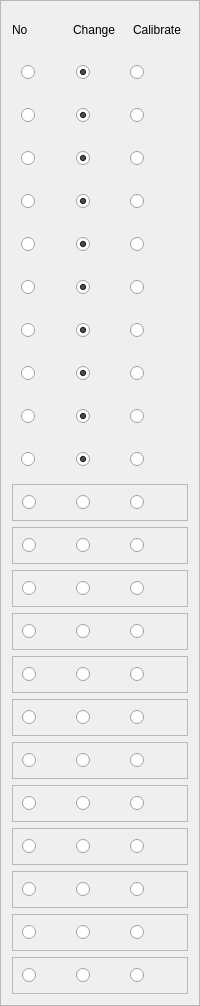
        <widget class="QFrame" name="frame_19">
         <property name="frameShape">
          <enum>QFrame::StyledPanel</enum>
         </property>
         <property name="frameShadow">
          <enum>QFrame::Raised</enum>
         </property>
         <layout class="QGridLayout" name="gridLayout_46">
          <item row="18" column="0">
           <widget class="QFrame" name="frame_7">
            <property name="minimumSize">
             <size>
              <width>0</width>
              <height>37</height>
             </size>
            </property>
            <property name="frameShape">
             <enum>QFrame::StyledPanel</enum>
            </property>
            <property name="frameShadow">
             <enum>QFrame::Raised</enum>
            </property>
            <layout class="QGridLayout" name="gridLayout_4">
             <item row="0" column="1">
              <widget class="QRadioButton" name="change_soil_vgm">
               <property name="text">
                <string/>
               </property>
              </widget>
             </item>
             <item row="0" column="2">
              <widget class="QRadioButton" name="calibrate_soil_vgm">
               <property name="text">
                <string/>
               </property>
              </widget>
             </item>
             <item row="0" column="0">
              <widget class="QRadioButton" name="no_soil_vgm">
               <property name="text">
                <string/>
               </property>
              </widget>
             </item>
            </layout>
           </widget>
          </item>
          <item row="11" column="0">
           <widget class="QFrame" name="frame_35">
            <property name="minimumSize">
             <size>
              <width>0</width>
              <height>37</height>
             </size>
            </property>
            <property name="frameShape">
             <enum>QFrame::NoFrame</enum>
            </property>
            <property name="frameShadow">
             <enum>QFrame::Raised</enum>
            </property>
            <layout class="QGridLayout" name="gridLayout_52">
             <item row="0" column="0">
              <layout class="QHBoxLayout" name="horizontalLayout_78">
               <item>
                <widget class="QRadioButton" name="no_average">
                 <property name="text">
                  <string/>
                 </property>
                 <property name="checked">
                  <bool>false</bool>
                 </property>
                </widget>
               </item>
               <item>
                <widget class="QRadioButton" name="change_average">
                 <property name="text">
                  <string/>
                 </property>
                 <property name="checked">
                  <bool>true</bool>
                 </property>
                </widget>
               </item>
               <item>
                <widget class="QRadioButton" name="calibrate_average">
                 <property name="text">
                  <string/>
                 </property>
                </widget>
               </item>
              </layout>
             </item>
            </layout>
           </widget>
          </item>
          <item row="12" column="0">
           <widget class="QFrame" name="frame_38">
            <property name="minimumSize">
             <size>
              <width>0</width>
              <height>37</height>
             </size>
            </property>
            <property name="frameShape">
             <enum>QFrame::NoFrame</enum>
            </property>
            <property name="frameShadow">
             <enum>QFrame::Raised</enum>
            </property>
            <layout class="QGridLayout" name="gridLayout_55">
             <item row="0" column="0">
              <layout class="QHBoxLayout" name="horizontalLayout_81">
               <item>
                <widget class="QRadioButton" name="no_initial">
                 <property name="text">
                  <string/>
                 </property>
                 <property name="checked">
                  <bool>false</bool>
                 </property>
                </widget>
               </item>
               <item>
                <widget class="QRadioButton" name="change_initial">
                 <property name="text">
                  <string/>
                 </property>
                 <property name="checked">
                  <bool>true</bool>
                 </property>
                </widget>
               </item>
               <item>
                <widget class="QRadioButton" name="calibrate_initial">
                 <property name="text">
                  <string/>
                 </property>
                </widget>
               </item>
              </layout>
             </item>
            </layout>
           </widget>
          </item>
          <item row="6" column="0">
           <widget class="QFrame" name="frame_31">
            <property name="minimumSize">
             <size>
              <width>0</width>
              <height>37</height>
             </size>
            </property>
            <property name="frameShape">
             <enum>QFrame::NoFrame</enum>
            </property>
            <property name="frameShadow">
             <enum>QFrame::Raised</enum>
            </property>
            <layout class="QGridLayout" name="gridLayout_48">
             <item row="0" column="0">
              <layout class="QHBoxLayout" name="horizontalLayout_74">
               <item>
                <widget class="QRadioButton" name="no_fraction">
                 <property name="text">
                  <string/>
                 </property>
                 <property name="checked">
                  <bool>false</bool>
                 </property>
                </widget>
               </item>
               <item>
                <widget class="QRadioButton" name="change_fraction">
                 <property name="text">
                  <string/>
                 </property>
                 <property name="checked">
                  <bool>true</bool>
                 </property>
                </widget>
               </item>
               <item>
                <widget class="QRadioButton" name="calibrate_fraction">
                 <property name="text">
                  <string/>
                 </property>
                </widget>
               </item>
              </layout>
             </item>
            </layout>
           </widget>
          </item>
          <item row="13" column="0">
           <widget class="QFrame" name="frame_4">
            <property name="minimumSize">
             <size>
              <width>0</width>
              <height>37</height>
             </size>
            </property>
            <property name="frameShape">
             <enum>QFrame::StyledPanel</enum>
            </property>
            <property name="frameShadow">
             <enum>QFrame::Raised</enum>
            </property>
            <layout class="QGridLayout" name="gridLayout">
             <item row="0" column="0">
              <widget class="QRadioButton" name="no_depth">
               <property name="text">
                <string/>
               </property>
              </widget>
             </item>
             <item row="0" column="1">
              <widget class="QRadioButton" name="change_depth">
               <property name="text">
                <string/>
               </property>
              </widget>
             </item>
             <item row="0" column="2">
              <widget class="QRadioButton" name="calibrate_depth">
               <property name="text">
                <string/>
               </property>
              </widget>
             </item>
            </layout>
           </widget>
          </item>
          <item row="8" column="0">
           <widget class="QFrame" name="frame_36">
            <property name="minimumSize">
             <size>
              <width>0</width>
              <height>37</height>
             </size>
            </property>
            <property name="frameShape">
             <enum>QFrame::NoFrame</enum>
            </property>
            <property name="frameShadow">
             <enum>QFrame::Raised</enum>
            </property>
            <layout class="QGridLayout" name="gridLayout_53">
             <item row="0" column="0">
              <layout class="QHBoxLayout" name="horizontalLayout_79">
               <item>
                <widget class="QRadioButton" name="no_length">
                 <property name="text">
                  <string/>
                 </property>
                 <property name="checked">
                  <bool>false</bool>
                 </property>
                </widget>
               </item>
               <item>
                <widget class="QRadioButton" name="change_length">
                 <property name="text">
                  <string/>
                 </property>
                 <property name="checked">
                  <bool>true</bool>
                 </property>
                </widget>
               </item>
               <item>
                <widget class="QRadioButton" name="calibrate_length">
                 <property name="text">
                  <string/>
                 </property>
                </widget>
               </item>
              </layout>
             </item>
            </layout>
           </widget>
          </item>
          <item row="23" column="0">
           <widget class="QFrame" name="frame_15">
            <property name="minimumSize">
             <size>
              <width>0</width>
              <height>37</height>
             </size>
            </property>
            <property name="frameShape">
             <enum>QFrame::StyledPanel</enum>
            </property>
            <property name="frameShadow">
             <enum>QFrame::Raised</enum>
            </property>
            <layout class="QGridLayout" name="gridLayout_12">
             <item row="0" column="0">
              <widget class="QRadioButton" name="no_unsaturated_bcalpha">
               <property name="text">
                <string/>
               </property>
              </widget>
             </item>
             <item row="0" column="1">
              <widget class="QRadioButton" name="change_unsaturated_bcalpha">
               <property name="text">
                <string/>
               </property>
              </widget>
             </item>
             <item row="0" column="2">
              <widget class="QRadioButton" name="calibrate_unsaturated_bcalpha">
               <property name="text">
                <string/>
               </property>
              </widget>
             </item>
            </layout>
           </widget>
          </item>
          <item row="15" column="0">
           <widget class="QFrame" name="frame_9">
            <property name="minimumSize">
             <size>
              <width>0</width>
              <height>37</height>
             </size>
            </property>
            <property name="frameShape">
             <enum>QFrame::StyledPanel</enum>
            </property>
            <property name="frameShadow">
             <enum>QFrame::Raised</enum>
            </property>
            <layout class="QGridLayout" name="gridLayout_6">
             <item row="0" column="0">
              <widget class="QRadioButton" name="no_soil_or">
               <property name="text">
                <string/>
               </property>
              </widget>
             </item>
             <item row="0" column="1">
              <widget class="QRadioButton" name="change_soil_or">
               <property name="text">
                <string/>
               </property>
              </widget>
             </item>
             <item row="0" column="2">
              <widget class="QRadioButton" name="calibrate_soil_or">
               <property name="text">
                <string/>
               </property>
              </widget>
             </item>
            </layout>
           </widget>
          </item>
          <item row="14" column="0">
           <widget class="QFrame" name="frame_6">
            <property name="minimumSize">
             <size>
              <width>0</width>
              <height>37</height>
             </size>
            </property>
            <property name="frameShape">
             <enum>QFrame::StyledPanel</enum>
            </property>
            <property name="frameShadow">
             <enum>QFrame::Raised</enum>
            </property>
            <layout class="QGridLayout" name="gridLayout_3">
             <item row="0" column="0">
              <widget class="QRadioButton" name="no_ansiotropy">
               <property name="text">
                <string/>
               </property>
              </widget>
             </item>
             <item row="0" column="1">
              <widget class="QRadioButton" name="change_ansiotropy">
               <property name="text">
                <string/>
               </property>
              </widget>
             </item>
             <item row="0" column="2">
              <widget class="QRadioButton" name="calibrate_ansiotropy">
               <property name="text">
                <string/>
               </property>
              </widget>
             </item>
            </layout>
           </widget>
          </item>
          <item row="10" column="0">
           <widget class="QFrame" name="frame_39">
            <property name="minimumSize">
             <size>
              <width>0</width>
              <height>37</height>
             </size>
            </property>
            <property name="frameShape">
             <enum>QFrame::NoFrame</enum>
            </property>
            <property name="frameShadow">
             <enum>QFrame::Raised</enum>
            </property>
            <layout class="QGridLayout" name="gridLayout_56">
             <item row="0" column="0">
              <layout class="QHBoxLayout" name="horizontalLayout_82">
               <item>
                <widget class="QRadioButton" name="no_slope">
                 <property name="text">
                  <string/>
                 </property>
                 <property name="checked">
                  <bool>false</bool>
                 </property>
                </widget>
               </item>
               <item>
                <widget class="QRadioButton" name="change_slope">
                 <property name="text">
                  <string/>
                 </property>
                 <property name="checked">
                  <bool>true</bool>
                 </property>
                </widget>
               </item>
               <item>
                <widget class="QRadioButton" name="calibrate_slope">
                 <property name="text">
                  <string/>
                 </property>
                </widget>
               </item>
              </layout>
             </item>
            </layout>
           </widget>
          </item>
          <item row="20" column="0">
           <widget class="QFrame" name="frame_12">
            <property name="minimumSize">
             <size>
              <width>0</width>
              <height>37</height>
             </size>
            </property>
            <property name="frameShape">
             <enum>QFrame::StyledPanel</enum>
            </property>
            <property name="frameShadow">
             <enum>QFrame::Raised</enum>
            </property>
            <layout class="QGridLayout" name="gridLayout_9">
             <item row="0" column="0">
              <widget class="QRadioButton" name="no_soil_bclambda">
               <property name="text">
                <string/>
               </property>
              </widget>
             </item>
             <item row="0" column="1">
              <widget class="QRadioButton" name="change_soil_bclambda">
               <property name="text">
                <string/>
               </property>
              </widget>
             </item>
             <item row="0" column="2">
              <widget class="QRadioButton" name="calibrate_soil_bclambda">
               <property name="text">
                <string/>
               </property>
              </widget>
             </item>
            </layout>
           </widget>
          </item>
          <item row="21" column="0">
           <widget class="QFrame" name="frame_11">
            <property name="minimumSize">
             <size>
              <width>0</width>
              <height>37</height>
             </size>
            </property>
            <property name="frameShape">
             <enum>QFrame::StyledPanel</enum>
            </property>
            <property name="frameShadow">
             <enum>QFrame::Raised</enum>
            </property>
            <layout class="QGridLayout" name="gridLayout_8">
             <item row="0" column="0">
              <widget class="QRadioButton" name="no_unsaturated_vgm">
               <property name="text">
                <string/>
               </property>
              </widget>
             </item>
             <item row="0" column="1">
              <widget class="QRadioButton" name="change_unsaturated_vgm">
               <property name="text">
                <string/>
               </property>
              </widget>
             </item>
             <item row="0" column="2">
              <widget class="QRadioButton" name="calibrate_unsaturated_vgm">
               <property name="text">
                <string/>
               </property>
              </widget>
             </item>
            </layout>
           </widget>
          </item>
          <item row="9" column="0">
           <widget class="QFrame" name="frame_32">
            <property name="minimumSize">
             <size>
              <width>0</width>
              <height>37</height>
             </size>
            </property>
            <property name="frameShape">
             <enum>QFrame::NoFrame</enum>
            </property>
            <property name="frameShadow">
             <enum>QFrame::Raised</enum>
            </property>
            <layout class="QGridLayout" name="gridLayout_49">
             <item row="0" column="0">
              <layout class="QHBoxLayout" name="horizontalLayout_75">
               <item>
                <widget class="QRadioButton" name="no_manning">
                 <property name="text">
                  <string/>
                 </property>
                 <property name="checked">
                  <bool>false</bool>
                 </property>
                </widget>
               </item>
               <item>
                <widget class="QRadioButton" name="change_manning">
                 <property name="text">
                  <string/>
                 </property>
                 <property name="checked">
                  <bool>true</bool>
                 </property>
                </widget>
               </item>
               <item>
                <widget class="QRadioButton" name="calibrate_manning">
                 <property name="text">
                  <string/>
                 </property>
                </widget>
               </item>
              </layout>
             </item>
            </layout>
           </widget>
          </item>
          <item row="22" column="0">
           <widget class="QFrame" name="frame_14">
            <property name="minimumSize">
             <size>
              <width>0</width>
              <height>37</height>
             </size>
            </property>
            <property name="frameShape">
             <enum>QFrame::StyledPanel</enum>
            </property>
            <property name="frameShadow">
             <enum>QFrame::Raised</enum>
            </property>
            <layout class="QGridLayout" name="gridLayout_11">
             <item row="0" column="0">
              <widget class="QRadioButton" name="no_unsaturated_bceta">
               <property name="text">
                <string/>
               </property>
              </widget>
             </item>
             <item row="0" column="1">
              <widget class="QRadioButton" name="change_unsaturated_bceta">
               <property name="text">
                <string/>
               </property>
              </widget>
             </item>
             <item row="0" column="2">
              <widget class="QRadioButton" name="calibrate_unsaturated_bceta">
               <property name="text">
                <string/>
               </property>
              </widget>
             </item>
            </layout>
           </widget>
          </item>
          <item row="16" column="0">
           <widget class="QFrame" name="frame_8">
            <property name="minimumSize">
             <size>
              <width>0</width>
              <height>37</height>
             </size>
            </property>
            <property name="frameShape">
             <enum>QFrame::StyledPanel</enum>
            </property>
            <property name="frameShadow">
             <enum>QFrame::Raised</enum>
            </property>
            <layout class="QGridLayout" name="gridLayout_5">
             <item row="0" column="0">
              <widget class="QRadioButton" name="no_soil_vgalpha">
               <property name="text">
                <string/>
               </property>
              </widget>
             </item>
             <item row="0" column="1">
              <widget class="QRadioButton" name="change_soil_vgalpha">
               <property name="text">
                <string/>
               </property>
              </widget>
             </item>
             <item row="0" column="2">
              <widget class="QRadioButton" name="calibrate_soil_vgalpha">
               <property name="text">
                <string/>
               </property>
              </widget>
             </item>
            </layout>
           </widget>
          </item>
          <item row="1" column="0">
           <widget class="QFrame" name="frame_33">
            <property name="minimumSize">
             <size>
              <width>0</width>
              <height>37</height>
             </size>
            </property>
            <property name="frameShape">
             <enum>QFrame::NoFrame</enum>
            </property>
            <property name="frameShadow">
             <enum>QFrame::Raised</enum>
            </property>
            <layout class="QGridLayout" name="gridLayout_50">
             <item row="0" column="0">
              <layout class="QHBoxLayout" name="horizontalLayout_76">
               <item>
                <widget class="QRadioButton" name="no_vertical">
                 <property name="text">
                  <string/>
                 </property>
                 <property name="checked">
                  <bool>false</bool>
                 </property>
                </widget>
               </item>
               <item>
                <widget class="QRadioButton" name="change_vertical">
                 <property name="text">
                  <string/>
                 </property>
                 <property name="checked">
                  <bool>true</bool>
                 </property>
                </widget>
               </item>
               <item>
                <widget class="QRadioButton" name="calibrate_vertical">
                 <property name="text">
                  <string/>
                 </property>
                </widget>
               </item>
              </layout>
             </item>
            </layout>
           </widget>
          </item>
          <item row="5" column="0">
           <widget class="QFrame" name="frame_20">
            <property name="minimumSize">
             <size>
              <width>0</width>
              <height>37</height>
             </size>
            </property>
            <property name="frameShape">
             <enum>QFrame::NoFrame</enum>
            </property>
            <property name="frameShadow">
             <enum>QFrame::Raised</enum>
            </property>
            <layout class="QGridLayout" name="gridLayout_47">
             <item row="0" column="0">
              <layout class="QHBoxLayout" name="horizontalLayout_73">
               <item>
                <widget class="QRadioButton" name="no_maximum">
                 <property name="text">
                  <string/>
                 </property>
                 <property name="checked">
                  <bool>false</bool>
                 </property>
                </widget>
               </item>
               <item>
                <widget class="QRadioButton" name="change_maximum">
                 <property name="text">
                  <string/>
                 </property>
                 <property name="checked">
                  <bool>true</bool>
                 </property>
                </widget>
               </item>
               <item>
                <widget class="QRadioButton" name="calibrate_maximum">
                 <property name="text">
                  <string/>
                 </property>
                </widget>
               </item>
              </layout>
             </item>
            </layout>
           </widget>
          </item>
          <item row="7" column="0">
           <widget class="QFrame" name="frame_37">
            <property name="minimumSize">
             <size>
              <width>0</width>
              <height>37</height>
             </size>
            </property>
            <property name="frameShape">
             <enum>QFrame::NoFrame</enum>
            </property>
            <property name="frameShadow">
             <enum>QFrame::Raised</enum>
            </property>
            <layout class="QGridLayout" name="gridLayout_54">
             <item row="0" column="0">
              <layout class="QHBoxLayout" name="horizontalLayout_80">
               <item>
                <widget class="QRadioButton" name="no_width">
                 <property name="text">
                  <string/>
                 </property>
                 <property name="checked">
                  <bool>false</bool>
                 </property>
                </widget>
               </item>
               <item>
                <widget class="QRadioButton" name="change_width">
                 <property name="text">
                  <string/>
                 </property>
                 <property name="checked">
                  <bool>true</bool>
                 </property>
                </widget>
               </item>
               <item>
                <widget class="QRadioButton" name="calibrate_width">
                 <property name="text">
                  <string/>
                 </property>
                </widget>
               </item>
              </layout>
             </item>
            </layout>
           </widget>
          </item>
          <item row="19" column="0">
           <widget class="QFrame" name="frame_10">
            <property name="minimumSize">
             <size>
              <width>0</width>
              <height>37</height>
             </size>
            </property>
            <property name="frameShape">
             <enum>QFrame::StyledPanel</enum>
            </property>
            <property name="frameShadow">
             <enum>QFrame::Raised</enum>
            </property>
            <layout class="QGridLayout" name="gridLayout_7">
             <item row="0" column="0">
              <widget class="QRadioButton" name="no_soil_bcalpha">
               <property name="text">
                <string/>
               </property>
              </widget>
             </item>
             <item row="0" column="1">
              <widget class="QRadioButton" name="change_soil_bcalpha">
               <property name="text">
                <string/>
               </property>
              </widget>
             </item>
             <item row="0" column="2">
              <widget class="QRadioButton" name="calibrate_soil_bcalpha">
               <property name="text">
                <string/>
               </property>
              </widget>
             </item>
            </layout>
           </widget>
          </item>
          <item row="0" column="0">
           <layout class="QHBoxLayout" name="horizontalLayout_72">
            <item>
             <widget class="QLabel" name="label_82">
              <property name="text">
               <string>No</string>
              </property>
              <property name="alignment">
               <set>Qt::AlignLeading|Qt::AlignLeft|Qt::AlignVCenter</set>
              </property>
             </widget>
            </item>
            <item>
             <widget class="QLabel" name="label_83">
              <property name="minimumSize">
               <size>
                <width>0</width>
                <height>36</height>
               </size>
              </property>
              <property name="text">
               <string>Change</string>
              </property>
             </widget>
            </item>
            <item>
             <widget class="QLabel" name="label_84">
              <property name="text">
               <string>Calibrate</string>
              </property>
             </widget>
            </item>
           </layout>
          </item>
          <item row="17" column="0">
           <widget class="QFrame" name="frame_5">
            <property name="minimumSize">
             <size>
              <width>0</width>
              <height>37</height>
             </size>
            </property>
            <property name="frameShape">
             <enum>QFrame::StyledPanel</enum>
            </property>
            <property name="frameShadow">
             <enum>QFrame::Raised</enum>
            </property>
            <layout class="QGridLayout" name="gridLayout_2">
             <item row="0" column="0">
              <widget class="QRadioButton" name="no_soil_vgn">
               <property name="text">
                <string/>
               </property>
              </widget>
             </item>
             <item row="0" column="1">
              <widget class="QRadioButton" name="change_soil_vgn">
               <property name="text">
                <string/>
               </property>
              </widget>
             </item>
             <item row="0" column="2">
              <widget class="QRadioButton" name="calibrate_soil_vgn">
               <property name="text">
                <string/>
               </property>
              </widget>
             </item>
            </layout>
           </widget>
          </item>
          <item row="3" column="0">
           <widget class="QFrame" name="frame_34">
            <property name="minimumSize">
             <size>
              <width>0</width>
              <height>37</height>
             </size>
            </property>
            <property name="frameShape">
             <enum>QFrame::NoFrame</enum>
            </property>
            <property name="frameShadow">
             <enum>QFrame::Raised</enum>
            </property>
            <layout class="QGridLayout" name="gridLayout_51">
             <item row="0" column="0">
              <layout class="QHBoxLayout" name="horizontalLayout_77">
               <item>
                <widget class="QRadioButton" name="no_saturated">
                 <property name="text">
                  <string/>
                 </property>
                 <property name="checked">
                  <bool>false</bool>
                 </property>
                </widget>
               </item>
               <item>
                <widget class="QRadioButton" name="change_saturated">
                 <property name="text">
                  <string/>
                 </property>
                 <property name="checked">
                  <bool>true</bool>
                 </property>
                </widget>
               </item>
               <item>
                <widget class="QRadioButton" name="calibrate_saturated">
                 <property name="text">
                  <string/>
                 </property>
                </widget>
               </item>
              </layout>
             </item>
            </layout>
           </widget>
          </item>
          <item row="24" column="0">
           <widget class="QFrame" name="frame_13">
            <property name="minimumSize">
             <size>
              <width>0</width>
              <height>37</height>
             </size>
            </property>
            <property name="frameShape">
             <enum>QFrame::StyledPanel</enum>
            </property>
            <property name="frameShadow">
             <enum>QFrame::Raised</enum>
            </property>
            <layout class="QGridLayout" name="gridLayout_10">
             <item row="0" column="0">
              <widget class="QRadioButton" name="no_unsaturated_gdalpha">
               <property name="text">
                <string/>
               </property>
              </widget>
             </item>
             <item row="0" column="1">
              <widget class="QRadioButton" name="change_unsaturated_gdalpha">
               <property name="text">
                <string/>
               </property>
              </widget>
             </item>
             <item row="0" column="2">
              <widget class="QRadioButton" name="calibrate_unsaturated_gdalpha">
               <property name="text">
                <string/>
               </property>
              </widget>
             </item>
            </layout>
           </widget>
          </item>
         </layout>
        </widget>
